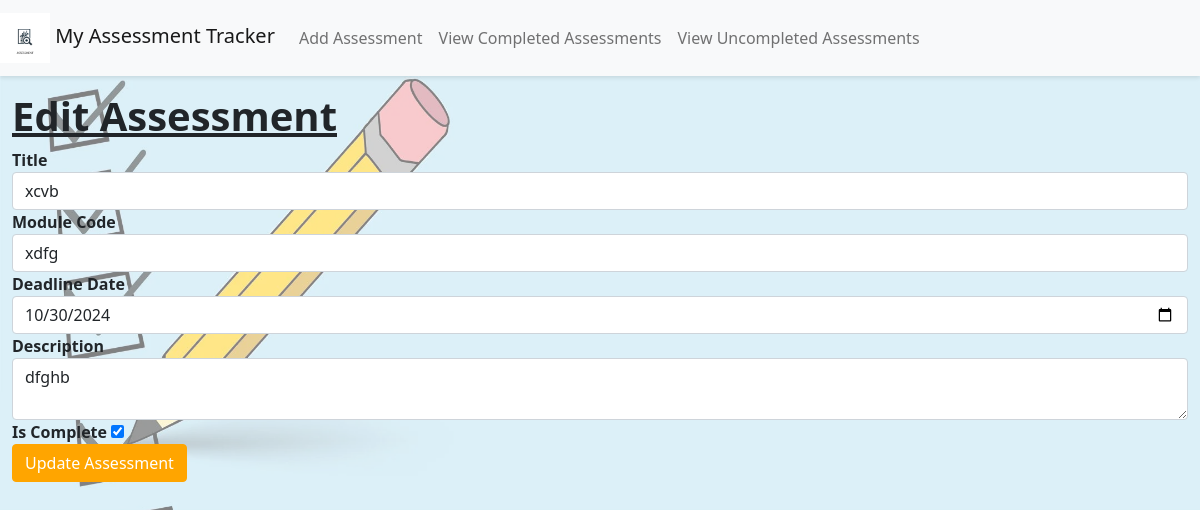
The app's page /edit/11, older data.
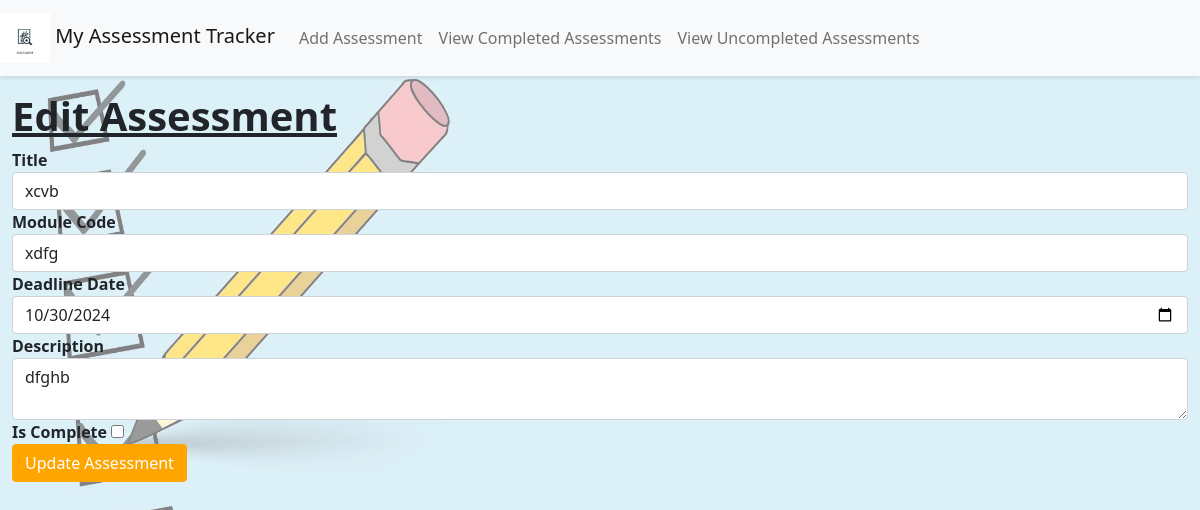
The same page, newer data.
### app/models.py (models this page shows)
class Assessment(db.Model):
    id = db.Column(db.Integer, primary_key=True)
    title = db.Column(db.String(100), nullable=False)
    module_code = db.Column(db.String(20), nullable=False)
    deadline_date = db.Column(db.DateTime, nullable=False)
    description = db.Column(db.Text, nullable=False)
    is_complete = db.Column(db.Boolean, default=False)

### app/views.py (the view, shortened to what this page needs)
@app.route('/edit/<int:assessment_id>', methods=['GET', 'POST'])
def edit_assessment(assessment_id):
    assessment = Assessment.query.get_or_404(assessment_id)
    form = AssessmentForm(obj=assessment)
    next_page = request.args.get('next', 'index')
    return render_template(
        'edit_assessment.html',
        title='Edit Assessment',
        form=form,
        assessment=assessment
    )

### app/forms.py (shortened to what this page needs)
class AssessmentForm(FlaskForm):
    title = StringField('Title', validators=[DataRequired()])
    module_code = StringField('Module Code', validators=[DataRequired()])
    deadline_date = DateField('Deadline Date', validators=[DataRequired()])
    description = TextAreaField('Description', validators=[DataRequired()])
    is_complete = BooleanField('Is Complete')
    submit = SubmitField('Submit')

### app/templates/edit_assessment.html (shortened to what this page needs)
<!DOCTYPE html>
<html lang="en">
{% extends "base.html" %}
{% block content %}
  <h1>Edit Assessment</h1>
  <form method="post" action="{{ url_for('edit_assessment', assessment_id=assessment.id) }}" aria-labelledby="edit-assessment">
    <div class="form-group">
        <label for="title" aria-label="Assessment Title">{{ form.title.label }}</label>
        {{ form.title(class_="form-control", id="title") }}
    </div>
    <div class="form-group">
        <label for="module_code" aria-label="Module Code">{{ form.module_code.label }}</label>
        {{ form.module_code(class_="form-control", id="module_code") }}
    </div>
    <div class="form-group">
        <label for="deadline_date" aria-label="Deadline Date">{{ form.deadline_date.label }}</label>
        {{ form.deadline_date(class_="form-control", id="deadline_date") }}
    </div>
    <div class="form-group">
        <label for="description" aria-label="Description">{{ form.description.label }}</label>
        {{ form.description(class_="form-control", id="description") }}
    </div>
    <div class="form-group">
        <label for="is_complete" aria-label="Completion Status">{{ form.is_complete.label }}</label>
        {{ form.is_complete(id="is_complete") }}
    </div>
    <button type="submit" class="btn btn-primary">Update Assessment</button>
  </form>
{% endblock %}

Row changes from the older to the newer data that the page shows:
changed Assessment "xcvb": is_complete "☑" → "☐"
